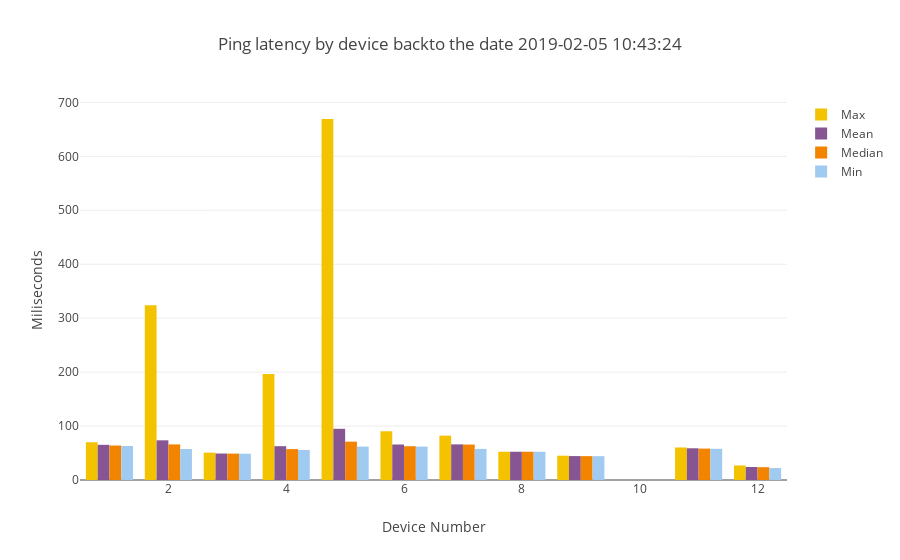

The code cell stored with this chart in its notebook:
### Code cell
ping_summary=mean_max_median_min_by1(ping_df,'PING')
combined_bar_plot_4traces(xvalues=ping_summary["SK_PI"],
                         yvalues1=ping_summary["max"],
                         yvalues2=ping_summary["mean"],
                         yvalues3=ping_summary["median"],
                         yvalues4=ping_summary["min"],  
                         name1="Max",
                         name2="Mean",
                         name3="Median",
                         name4="Min",
                         title="Ping latency by device back"+ title_tail,
                         ytitle="Miliseconds",
                         stack=False)

### Figure 1 — Plotly figure (JSON) as saved in the notebook; plotly's stock layout.template omitted (floating-point values rounded to 4 significant figures)
{"data": [{"marker": {"color": "#F3C300"}, "name": "Max", "type": "bar", "x": [1, 2, 3, 4, 5, 6, 7, 8, 9, 11, 12], "y": [69.94, 324.0, 50.68, 196.3, 669.2, 90.36, 82.24, 52.39, 45.05, 60.29, 26.96]}, {"marker": {"color": "#875692"}, "name": "Mean", "type": "bar", "x": [1, 2, 3, 4, 5, 6, 7, 8, 9, 11, 12], "y": [65.22, 73.56, 49.09, 62.69, 94.92, 65.83, 66.03, 52.37, 44.33, 58.78, 24.15]}, {"marker": {"color": "#F38400"}, "name": "Median", "type": "bar", "x": [1, 2, 3, 4, 5, 6, 7, 8, 9, 11, 12], "y": [63.94, 65.98, 48.93, 57.29, 71.12, 62.64, 65.7, 52.37, 44.24, 58.21, 23.75]}, {"marker": {"color": "#A1CAF1"}, "name": "Min", "type": "bar", "x": [1, 2, 3, 4, 5, 6, 7, 8, 9, 11, 12], "y": [63.05, 57.43, 48.7, 55.6, 61.99, 61.94, 57.64, 52.35, 44.21, 57.84, 22.14]}], "layout": {"title": "Ping latency by device backto the date 2019-02-05 10:43:24", "xaxis": {"title": "Device Number"}, "yaxis": {"title": "Miliseconds"}}}
